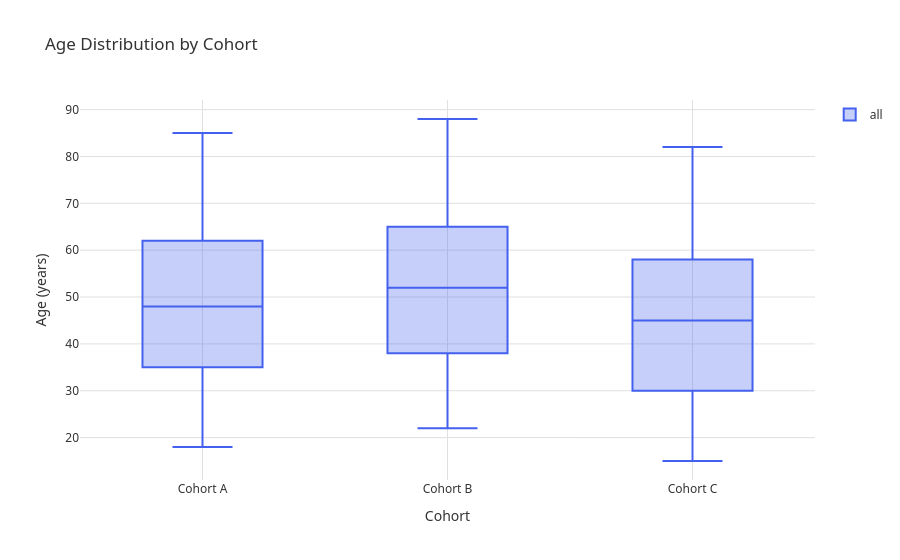

Notebook code cell kept with this figure:
### Markdown cell above
## 12. Box Plot

Renders from pre-computed summary statistics (not raw data).

```python
box_plot(result, *, x, lower="q25", middle="median", upper="q75",
         y_min="min", y_max="max", facet=None, colour=None, style=None, ...)
```

Takes `lower`, `middle`, `upper`, `y_min`, `y_max` — NOT `x, y`.

### Code cell
# Box plot from pre-computed quantiles
box_df = pl.DataFrame({
    "cohort": ["Cohort A", "Cohort B", "Cohort C"],
    "min": [18.0, 22.0, 15.0],
    "q25": [35.0, 38.0, 30.0],
    "median": [48.0, 52.0, 45.0],
    "q75": [62.0, 65.0, 58.0],
    "max": [85.0, 88.0, 82.0],
})

fig = box_plot(
    box_df,
    x="cohort",
    lower="q25",
    middle="median",
    upper="q75",
    y_min="min",
    y_max="max",
    title="Age Distribution by Cohort",
    y_title="Age (years)",
)
print(f"Traces: {len(fig.data)}")
fig.show()

### Figure 1 — Plotly figure (JSON) as saved in the notebook; plotly's stock layout.template omitted (floating-point values rounded to 4 significant figures)
{"data": [{"fillcolor": "rgba(67,97,238,0.3)", "lowerfence": [18.0, 22.0, 15.0], "marker": {"color": "#4361ee"}, "median": [48.0, 52.0, 45.0], "name": "all", "q1": [35.0, 38.0, 30.0], "q3": [62.0, 65.0, 58.0], "type": "box", "upperfence": [85.0, 88.0, 82.0], "x": ["Cohort A", "Cohort B", "Cohort C"]}], "layout": {"font": {"color": "#333333", "family": "system-ui, -apple-system, sans-serif", "size": 12}, "paper_bgcolor": "#ffffff", "plot_bgcolor": "#ffffff", "showlegend": true, "title": {"text": "Age Distribution by Cohort"}, "xaxis": {"gridcolor": "#e0e0e0", "showgrid": true, "title": {"text": "Cohort"}}, "yaxis": {"gridcolor": "#e0e0e0", "showgrid": true, "title": {"text": "Age (years)"}}}}
